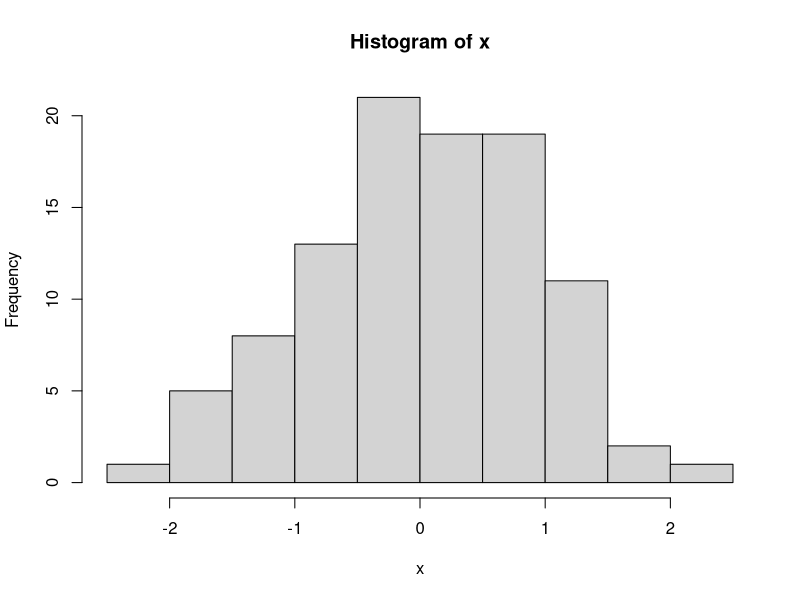
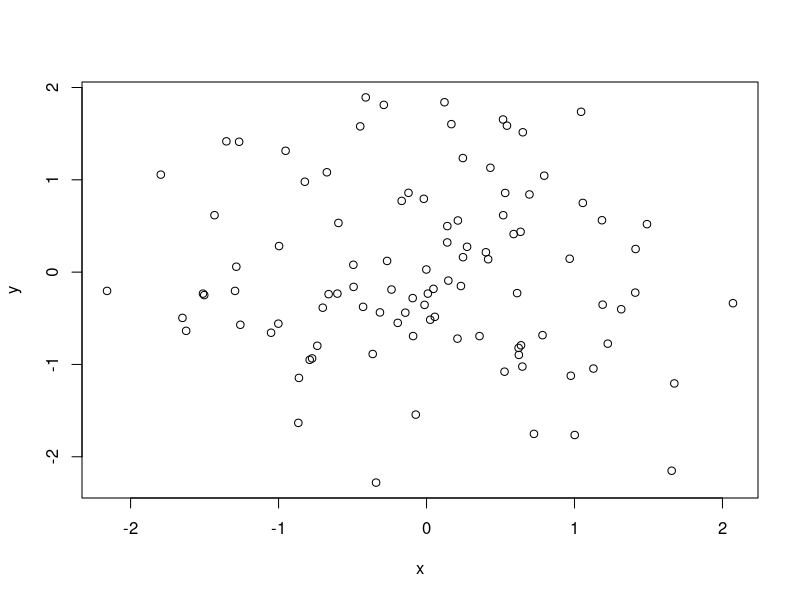
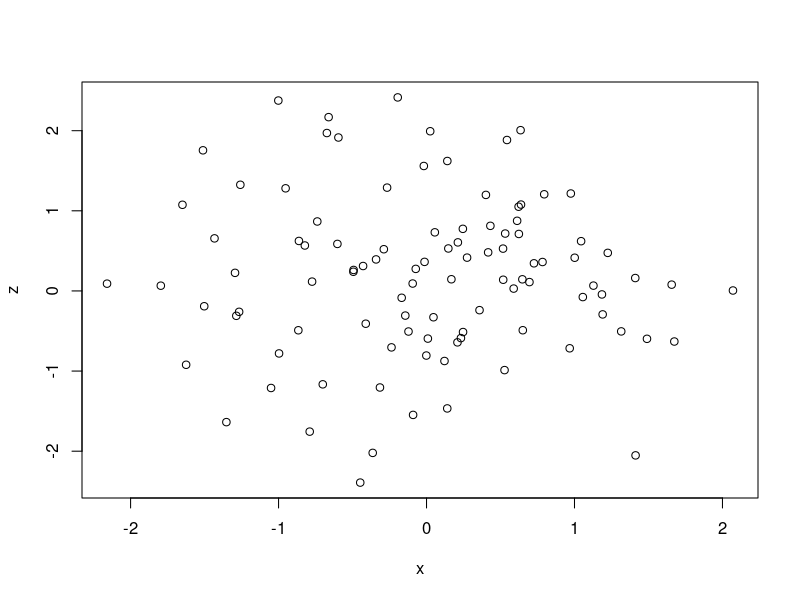
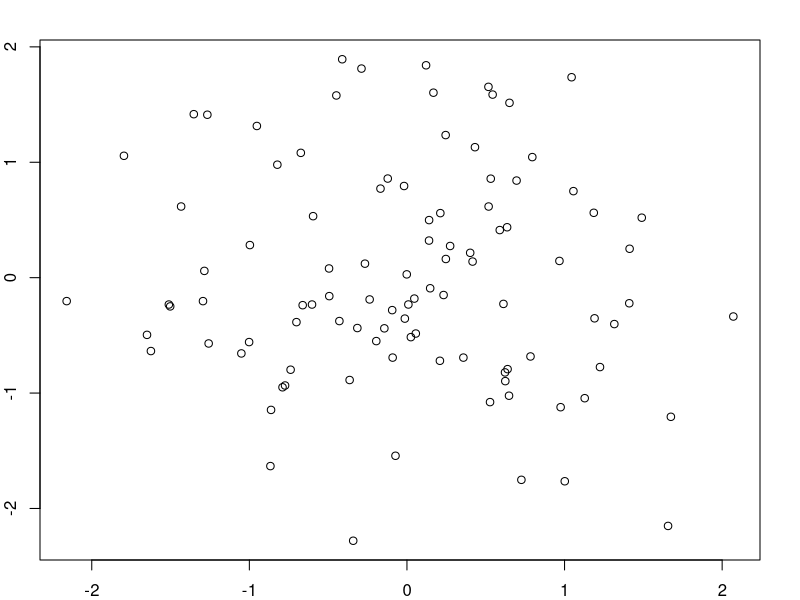
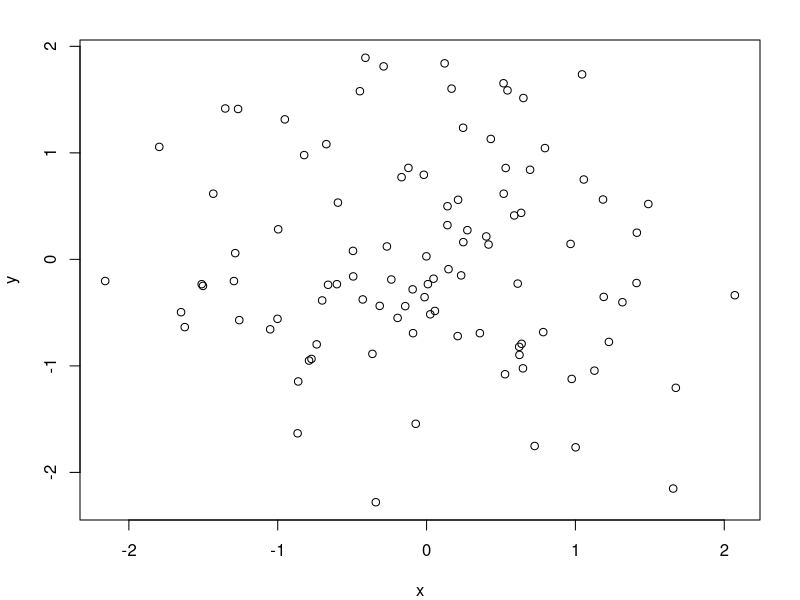
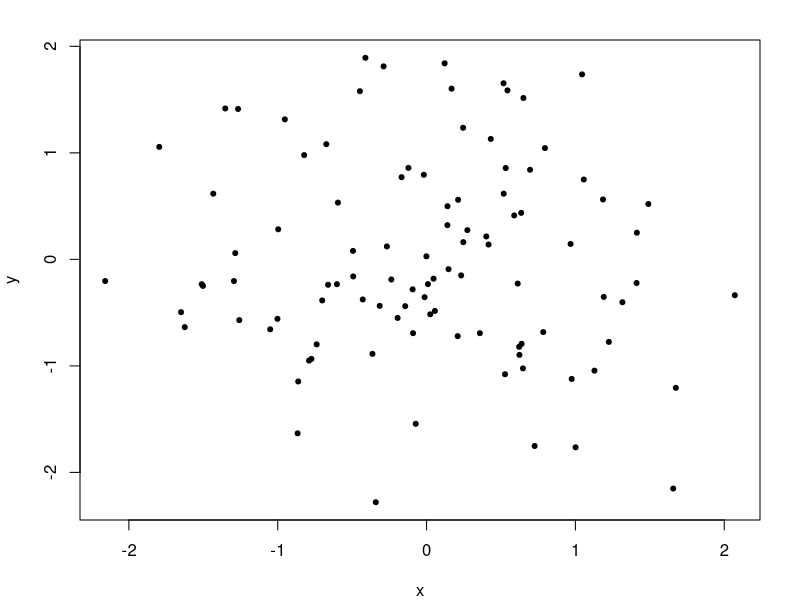
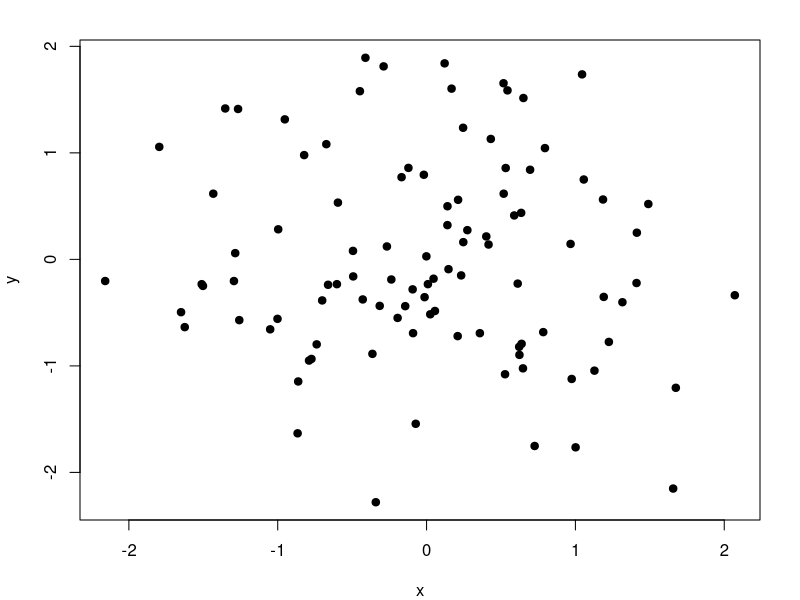
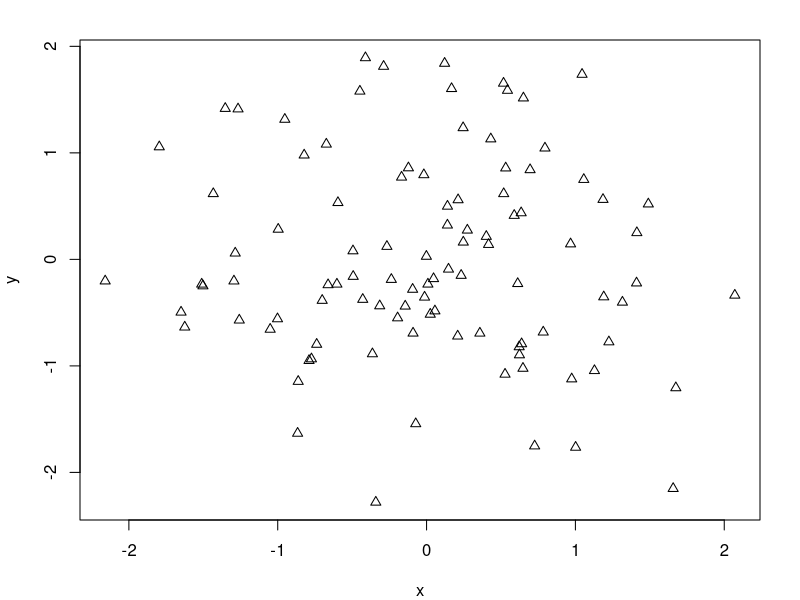

These figures' R source, in order: (Note: this script raises an error after producing the figures.)
# Exploring Defaults
## Simulate some data and plot a histogram
x <- rnorm(100)
hist(x)
## Note that the x axis is the object name and the y axis is "Frequency" by
## default

## Generate some more data and plot a scatterplot
y <- rnorm(100)
plot(x, y)

## The axis labels by default are the object names
z <- rnorm(100)
plot(x, z)

## The default margins are 5.1, 4.1, 4.1, 2.1 going bottom, left, top, right
par(mar=c(2, 2, 2, 2))
plot(x, y)
## Note that you can totally run your axis labels off the screen
par(mar=c(4, 4, 2, 2))
plot(x, y)

## Plotting symbol
plot(x, y, pch=20) # little filled circles
plot(x, y, pch=19) # slightly larger filled circles
plot(x, y, pch=2)  # triangles
plot(x, y, pch=3)  # + signs
plot(x, y, pch=4)  # X

## Show points examples
pchShow(c("o","O","0"), cex = 1.5) # for the list of points
## Symbols 21-25 have a boundry (col argument) and fill (bg argument)

## Anyway...
x <- rnorm(100)
y <- rnorm(100)
plot(x, y, pch=20)

## Add a title
title("Scatterplot")

## Add some text
text(-2, -2, "Label")

## Add a legend
legend("topleft", legend="Data", pch=20)

## Plot a line (from linear model)
fit <- lm(y ~ x)
abline(fit)

## Adjust thickness of line
abline(fit, lwd=3)

## Change the line color
abline(fit, lwd=3, col="blue")

## Set it all up at once
plot(x, y, xlab="Weight", ylab="Height", main="Scatterplot", pch=20)
legend("topright", legend="Data", pch=20)
fit <- lm(y ~ x)
abline(fit, lwd=3, col="red")

## More than one plot on the page
z <- rpois(100, 2)
## z vs x and y vs x on the same canvas
par(mfrow=c(2, 1))
plot(x, y, pch=20)
plot(x, z, pch=19)

## Margins are too large
par("mar")

## Change the margins
par(mar=c(2, 2, 1, 1))
plot(x, y, pch=20)
plot(x, z, pch=19)

## Reorient them left to right
par(mfrow=c(1, 2))
plot(x, y, pch=20)
plot(x, z, pch=19)

## Need to fix the margins again
par(mar=c(4, 4, 2, 2))
plot(x, y, pch=20)
plot(x, z, pch=19)

## 4 plots on a page (mapped by row, column)
par(mfrow=c(2, 2))
plot(x, y) # upper left
plot(x, z) # upper right
plot(z, x) # lower left
plot(y, x) # lower right

## by column, row
par(mfcol=c(2, 2))
plot(x, y) # upper left
plot(x, z) # lower left
plot(z, x) # upper right
plot(y, x) # lower right

## Points function (for annotation)
### Reset the canvas
par(mfrow=c(1, 1))
### Generate some data
x <- rnorm(100)
y <- x + rnorm(100)
g <- gl(2, 50, labels=c("Male", "Female"))
str(g) # Factor w/ 2 levels "Male","Female": 1 1 1 1 1 1 1 1 1 1 ...

### If you just plot x and y, you can't see who's male and who's female
plot(x, y)

### Colorize the points by adding the data to the blank plot region by gender
plot(x, y, type="n") # Type "n" means generate a blank plot based on the data

### Add each gender individually. Subsetting is the key!
points(x[g == "Male"], y[g == "Male"], col="green")
points(x[g == "Female"], y[g == "Female"], col="blue")

### You can also change the symbol
points(x[g == "Female"], y[g == "Female"], col="blue", pch=19)